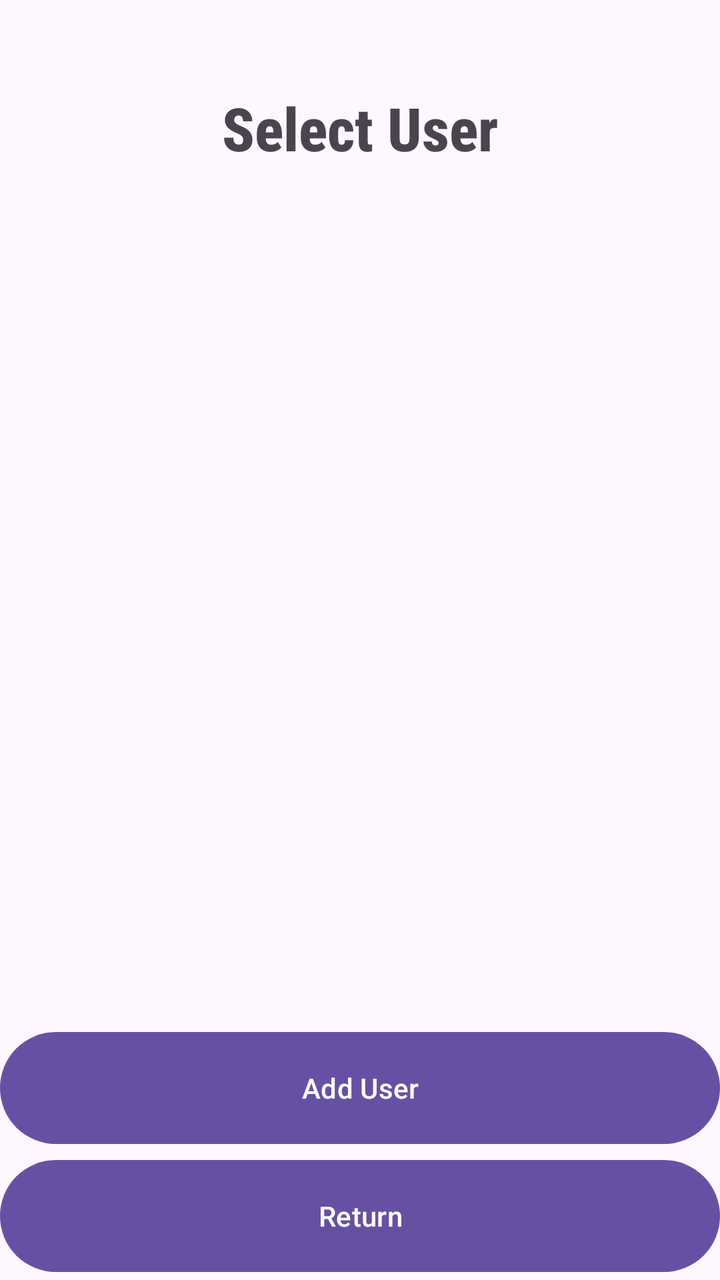
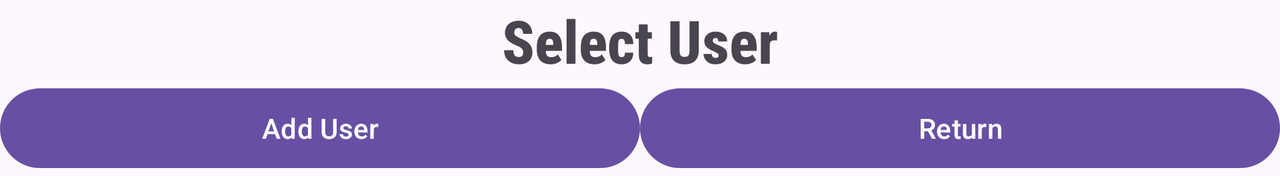

Compare how this app lays out the same screen by default and in its alternative resource folder. The renders come first, then the two layout files and the values they reference.
<!-- AndroidManifest.xml: application theme Theme.MAD_Assignment_1 -->
<!-- res/layout/fragment_user_view.xml -->
<?xml version="1.0" encoding="utf-8"?>
<androidx.constraintlayout.widget.ConstraintLayout xmlns:android="http://schemas.android.com/apk/res/android"
    xmlns:app="http://schemas.android.com/apk/res-auto"
    xmlns:tools="http://schemas.android.com/tools"
    android:layout_width="match_parent"
    android:layout_height="match_parent">
    <LinearLayout
        android:layout_width="match_parent"
        android:layout_height="match_parent"
        android:orientation="vertical"
        >

        <TextView
            android:id="@+id/userGuideText"
            android:layout_width="match_parent"
            android:layout_height="0dp"
            android:layout_weight="0.20"
            android:fontFamily="sans-serif-condensed-medium"
            android:gravity="center"
            android:text="Select User"
            android:textSize="30dp"
            android:textStyle="bold" />

        <androidx.recyclerview.widget.RecyclerView
            android:id="@+id/recyclerView"
            android:layout_width="match_parent"
            android:layout_height="0dp"
            android:layout_weight="0.60"
            app:layout_constraintEnd_toEndOf="parent"
            app:layout_constraintStart_toStartOf="parent"
            app:layout_constraintTop_toTopOf="parent" />

        <Button
            android:id="@+id/addUser"
            android:layout_width="match_parent"
            android:layout_height="0dp"
            android:layout_weight="0.10"
            android:text="Add User" />
        <Button
            android:id="@+id/returnButton"
            android:layout_width="match_parent"
            android:layout_height="0dp"
            android:layout_weight="0.10"
            android:text="Return" />


    </LinearLayout>




</androidx.constraintlayout.widget.ConstraintLayout>
<!-- resources referenced by this layout -->
<resources>
  <style name="Theme.MAD_Assignment_1" parent="Base.Theme.MAD_Assignment_1" />
  <style name="Base.Theme.MAD_Assignment_1" parent="Theme.Material3.DayNight.NoActionBar">
          
          
      </style>
</resources>
<!-- res/layout-land/fragment_user_view.xml (the repository's variant of the layout above) -->
<!-- drawn on the phone turned sideways -->
<?xml version="1.0" encoding="utf-8"?>
<androidx.constraintlayout.widget.ConstraintLayout xmlns:android="http://schemas.android.com/apk/res/android"
    xmlns:app="http://schemas.android.com/apk/res-auto"
    xmlns:tools="http://schemas.android.com/tools"
    android:layout_width="match_parent"
    android:layout_height="wrap_content">

    <TextView
        android:id="@+id/userGuideText"
        android:layout_width="match_parent"
        android:layout_height="wrap_content"
        android:layout_weight="0.10"
        android:fontFamily="sans-serif-condensed-medium"
        android:gravity="center"
        app:layout_constraintTop_toTopOf="parent"
        app:layout_constraintBottom_toTopOf="@+id/recyclerView"
        app:layout_constraintStart_toStartOf="parent"
        app:layout_constraintEnd_toEndOf="parent"
        android:text="Select User"
        android:textSize="30dp"
        android:textStyle="bold" />

    <androidx.recyclerview.widget.RecyclerView
        android:id="@+id/recyclerView"
        android:layout_width="match_parent"
        android:layout_height="wrap_content"
        android:layout_weight="0.60"
        app:layout_constraintEnd_toEndOf="parent"
        app:layout_constraintStart_toStartOf="parent"
        app:layout_constraintTop_toBottomOf="@id/userGuideText"
        app:layout_constraintBottom_toTopOf="@id/userButtonContainer"/>

    <LinearLayout
        android:id="@+id/userButtonContainer"
        app:layout_constraintStart_toStartOf="parent"
        app:layout_constraintEnd_toEndOf="parent"
        app:layout_constraintBottom_toBottomOf="parent"
        android:layout_width="match_parent"
        android:layout_height="wrap_content" >
        <Button
            android:id="@+id/addUser"
            android:layout_width="match_parent"
            android:layout_height="wrap_content"
            android:layout_weight="0.10"
            android:text="Add User" />
        <Button
            android:id="@+id/returnButton"
            android:layout_width="match_parent"
            android:layout_height="wrap_content"
            android:layout_weight="0.10"
            android:text="Return" />
        <Button
            android:id="@+id/addSecondUser"
            android:layout_width="match_parent"
            android:layout_height="wrap_content"
            android:layout_weight="0.1"
            android:text="Select Second User"
            android:visibility="gone"/>
    </LinearLayout>

</androidx.constraintlayout.widget.ConstraintLayout>
